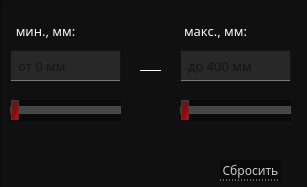
   <widget class="QWidget" name="coolHeight">
    <property name="geometry">
     <rect>
      <x>0</x>
      <y>0</y>
      <width>307</width>
      <height>187</height>
     </rect>
    </property>
    <attribute name="icon">
     <iconset>
      <normaloff>../../images/down-arrow.png</normaloff>../../images/down-arrow.png</iconset>
    </attribute>
    <attribute name="label">
     <string>Макс. высота кулера [мм]</string>
    </attribute>
    <widget class="QFrame" name="framCoolHeight">
     <property name="geometry">
      <rect>
       <x>0</x>
       <y>0</y>
       <width>311</width>
       <height>191</height>
      </rect>
     </property>
     <property name="styleSheet">
      <string notr="true">QFrame{
	background-color: #101010;
}
</string>
     </property>
     <property name="frameShape">
      <enum>QFrame::StyledPanel</enum>
     </property>
     <property name="frameShadow">
      <enum>QFrame::Raised</enum>
     </property>
     <widget class="QPushButton" name="btnResetCoolHeight">
      <property name="geometry">
       <rect>
        <x>220</x>
        <y>160</y>
        <width>61</width>
        <height>21</height>
       </rect>
      </property>
      <property name="font">
       <font>
        <family>Montserrat Medium</family>
        <pointsize>9</pointsize>
       </font>
      </property>
      <property name="styleSheet">
       <string notr="true">QPushButton
{
background-color: rgb(10, 10, 10);
color:  rgb(200,200, 200);
border: 0px;
border-bottom: 1px dotted rgb(200, 200, 200);
}

QPushButton::hover
{
color: red;
border-bottom: 1px dotted red;
}
</string>
      </property>
      <property name="text">
       <string>Сбросить</string>
      </property>
     </widget>
     <widget class="Line" name="line_9">
      <property name="geometry">
       <rect>
        <x>140</x>
        <y>70</y>
        <width>21</width>
        <height>19</height>
       </rect>
      </property>
      <property name="styleSheet">
       <string notr="true">border:0px;
border-top: 1px solid white;</string>
      </property>
      <property name="orientation">
       <enum>Qt::Horizontal</enum>
      </property>
     </widget>
     <widget class="QSlider" name="sliderCoolHeightMin">
      <property name="geometry">
       <rect>
        <x>10</x>
        <y>100</y>
        <width>111</width>
        <height>21</height>
       </rect>
      </property>
      <property name="styleSheet">
       <string notr="true">QSlider{
	background-color: rgb(10, 10, 10);
}
QSlider::groove:horizontal {
border: 1px solid #bbb;
background: rgb(160,160,160);
height:6px;
}

QSlider::sub-page:horizontal {
border: 1px solid rgb(60,60,60);
background: qlineargradient(spread:pad, x1:0, y1:1, x2:1, y2:0, stop:0.125 rgba(66, 68, 68, 255), stop:0.426136 rgba(117, 19, 19, 255), stop:0.852273 rgba(255, 0, 0, 255));

color: rgb(144, 144, 144);
height: 6px;
}

QSlider::add-page:horizontal {
border: 1px solid rgb(75,75,75);
background: rgb(70,70,70);
}

QSlider::handle:horizontal {
border: 1px solid rgb(60,60,60);
background:qlineargradient(spread:pad, x1:1, y1:1, x2:0, y2:0.057, stop:0 rgba(255, 0, 0, 255), stop:0.398876 rgba(165, 0, 0, 255), stop:0.994318 rgba(46, 48, 49, 255));
width: 6px;
margin-top: -7px;
margin-bottom: -7px;
}

QSlider::handle:horizontal:hover {
border: 1px solid rgb(60,60,60);
background: qlineargradient(x1:0, y1:0, x2:1, y2:1,
    stop:0 rgb(105,105,105), stop:1 rgb(250,0,0));
width: 9px;
margin-top: -7px;
margin-bottom: -7px;
}


QSlider::sub-page:horizontal:disabled {
background: #bbb;
border-color: #999;
}

QSlider::add-page:horizontal:disabled {
background: #eee;
border-color: #999;
}

QSlider::handle:horizontal:disabled {
background: #eee;
border: 1px solid #aaa;
border-radius: 4px;
}</string>
      </property>
      <property name="value">
       <number>0</number>
      </property>
      <property name="orientation">
       <enum>Qt::Horizontal</enum>
      </property>
      <property name="invertedAppearance">
       <bool>false</bool>
      </property>
      <property name="invertedControls">
       <bool>false</bool>
      </property>
     </widget>
     <widget class="QLabel" name="lbMaxCoolHeight">
      <property name="geometry">
       <rect>
        <x>180</x>
        <y>20</y>
        <width>71</width>
        <height>21</height>
       </rect>
      </property>
      <property name="font">
       <font>
        <family>Montserrat Medium</family>
        <pointsize>10</pointsize>
        <weight>50</weight>
        <bold>false</bold>
       </font>
      </property>
      <property name="styleSheet">
       <string notr="true">	color: #fffafa;
	border: 0px;
</string>
      </property>
      <property name="text">
       <string>макс., мм:</string>
      </property>
      <property name="alignment">
       <set>Qt::AlignCenter</set>
      </property>
     </widget>
     <widget class="QLabel" name="lbMinCoolHeight">
      <property name="geometry">
       <rect>
        <x>10</x>
        <y>20</y>
        <width>71</width>
        <height>21</height>
       </rect>
      </property>
      <property name="font">
       <font>
        <family>Montserrat Medium</family>
        <pointsize>10</pointsize>
        <weight>50</weight>
        <bold>false</bold>
       </font>
      </property>
      <property name="styleSheet">
       <string notr="true">	color: #fffafa;
	border: 0px;
</string>
      </property>
      <property name="text">
       <string>мин., мм:</string>
      </property>
      <property name="alignment">
       <set>Qt::AlignCenter</set>
      </property>
     </widget>
     <widget class="QSlider" name="sliderCoolHeightMax">
      <property name="geometry">
       <rect>
        <x>180</x>
        <y>100</y>
        <width>111</width>
        <height>21</height>
       </rect>
      </property>
      <property name="styleSheet">
       <string notr="true">QSlider{
	background-color: rgb(10, 10, 10);
}
QSlider::groove:horizontal {
border: 1px solid #bbb;
background: rgb(160,160,160);
height:6px;
}

QSlider::sub-page:horizontal {
border: 1px solid rgb(60,60,60);
background: qlineargradient(spread:pad, x1:0, y1:1, x2:1, y2:0, stop:0.125 rgba(66, 68, 68, 255), stop:0.426136 rgba(117, 19, 19, 255), stop:0.852273 rgba(255, 0, 0, 255));

color: rgb(144, 144, 144);
height: 6px;
}

QSlider::add-page:horizontal {
border: 1px solid rgb(75,75,75);
background: rgb(70,70,70);
}

QSlider::handle:horizontal {
border: 1px solid rgb(60,60,60);
background:qlineargradient(spread:pad, x1:1, y1:1, x2:0, y2:0.057, stop:0 rgba(255, 0, 0, 255), stop:0.398876 rgba(165, 0, 0, 255), stop:0.994318 rgba(46, 48, 49, 255));
width: 6px;
margin-top: -7px;
margin-bottom: -7px;
}

QSlider::handle:horizontal:hover {
border: 1px solid rgb(60,60,60);
background: qlineargradient(x1:0, y1:0, x2:1, y2:1,
    stop:0 rgb(105,105,105), stop:1 rgb(250,0,0));
width: 9px;
margin-top: -7px;
margin-bottom: -7px;
}


QSlider::sub-page:horizontal:disabled {
background: #bbb;
border-color: #999;
}

QSlider::add-page:horizontal:disabled {
background: #eee;
border-color: #999;
}

QSlider::handle:horizontal:disabled {
background: #eee;
border: 1px solid #aaa;
border-radius: 4px;
}</string>
      </property>
      <property name="value">
       <number>0</number>
      </property>
      <property name="orientation">
       <enum>Qt::Horizontal</enum>
      </property>
      <property name="invertedAppearance">
       <bool>false</bool>
      </property>
      <property name="invertedControls">
       <bool>false</bool>
      </property>
     </widget>
     <widget class="QLineEdit" name="leMaxCoolHeight">
      <property name="geometry">
       <rect>
        <x>180</x>
        <y>50</y>
        <width>111</width>
        <height>31</height>
       </rect>
      </property>
      <property name="font">
       <font>
        <family>Montserrat Medium</family>
        <pointsize>10</pointsize>
       </font>
      </property>
      <property name="styleSheet">
       <string notr="true">QLineEdit{
	padding-left: 5px;
	border: 1px solid rgb(20,20,20);
	background-color: rgb(40,40,40);
	border-bottom: 1px solid  rgb(120,120,120);
	selection-background-color: rgb(105, 0, 0);
}

QLineEdit:hover{
	background-color: rgb(55,55,55);
	border-bottom: 1px solid  red;
}</string>
      </property>
      <property name="placeholderText">
       <string>до 400 мм</string>
      </property>
     </widget>
     <widget class="QLineEdit" name="leMinCoolHeight">
      <property name="geometry">
       <rect>
        <x>10</x>
        <y>50</y>
        <width>111</width>
        <height>31</height>
       </rect>
      </property>
      <property name="font">
       <font>
        <family>Montserrat Medium</family>
        <pointsize>10</pointsize>
       </font>
      </property>
      <property name="styleSheet">
       <string notr="true">QLineEdit{
	padding-left: 5px;
	border: 1px solid rgb(20,20,20);
	background-color: rgb(40,40,40);
	border-bottom: 1px solid  rgb(120,120,120);
	selection-background-color: rgb(105, 0, 0);
}

QLineEdit:hover{
	background-color: rgb(55,55,55);
	border-bottom: 1px solid  red;
}</string>
      </property>
      <property name="placeholderText">
       <string>от 0 мм</string>
      </property>
     </widget>
    </widget>
   </widget>
